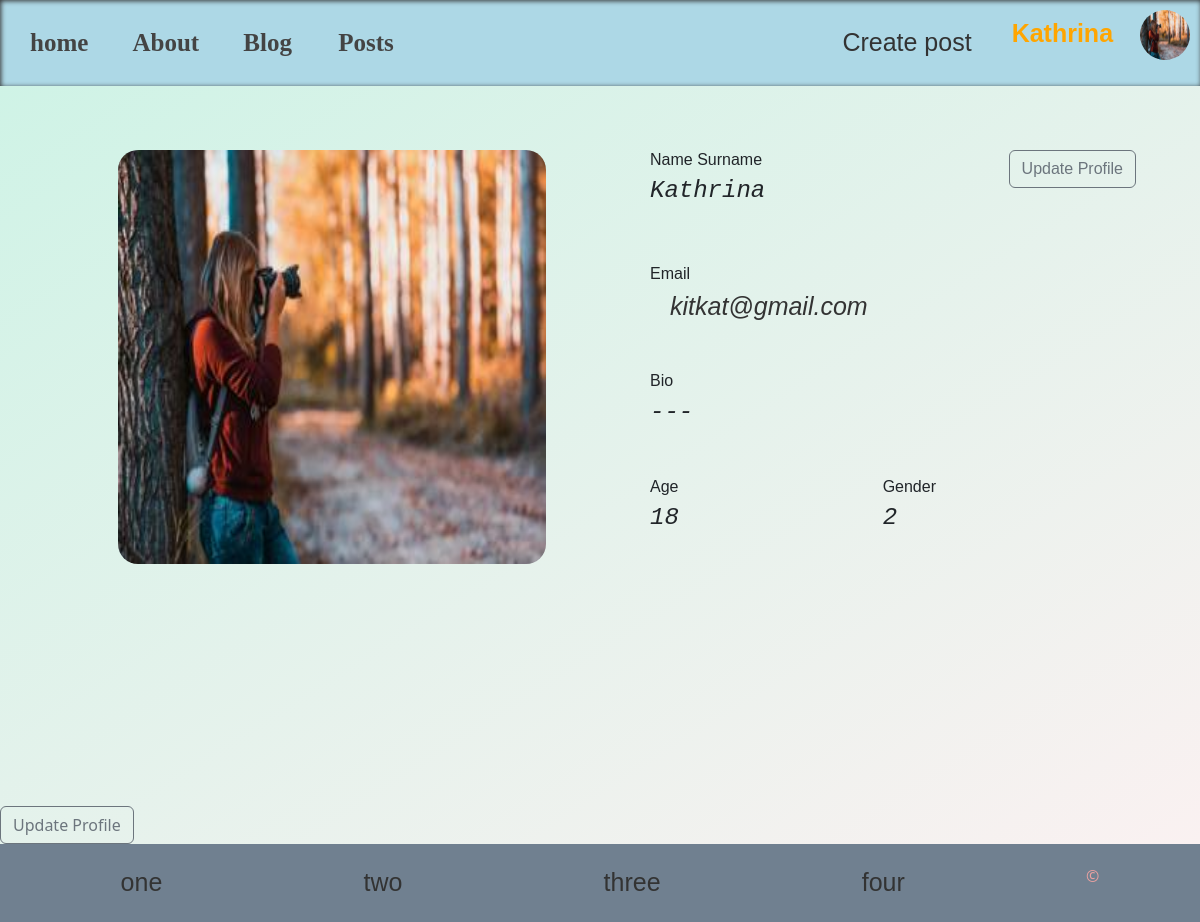
/users/profile/ (signed in), run on an earlier commit of the app's database.
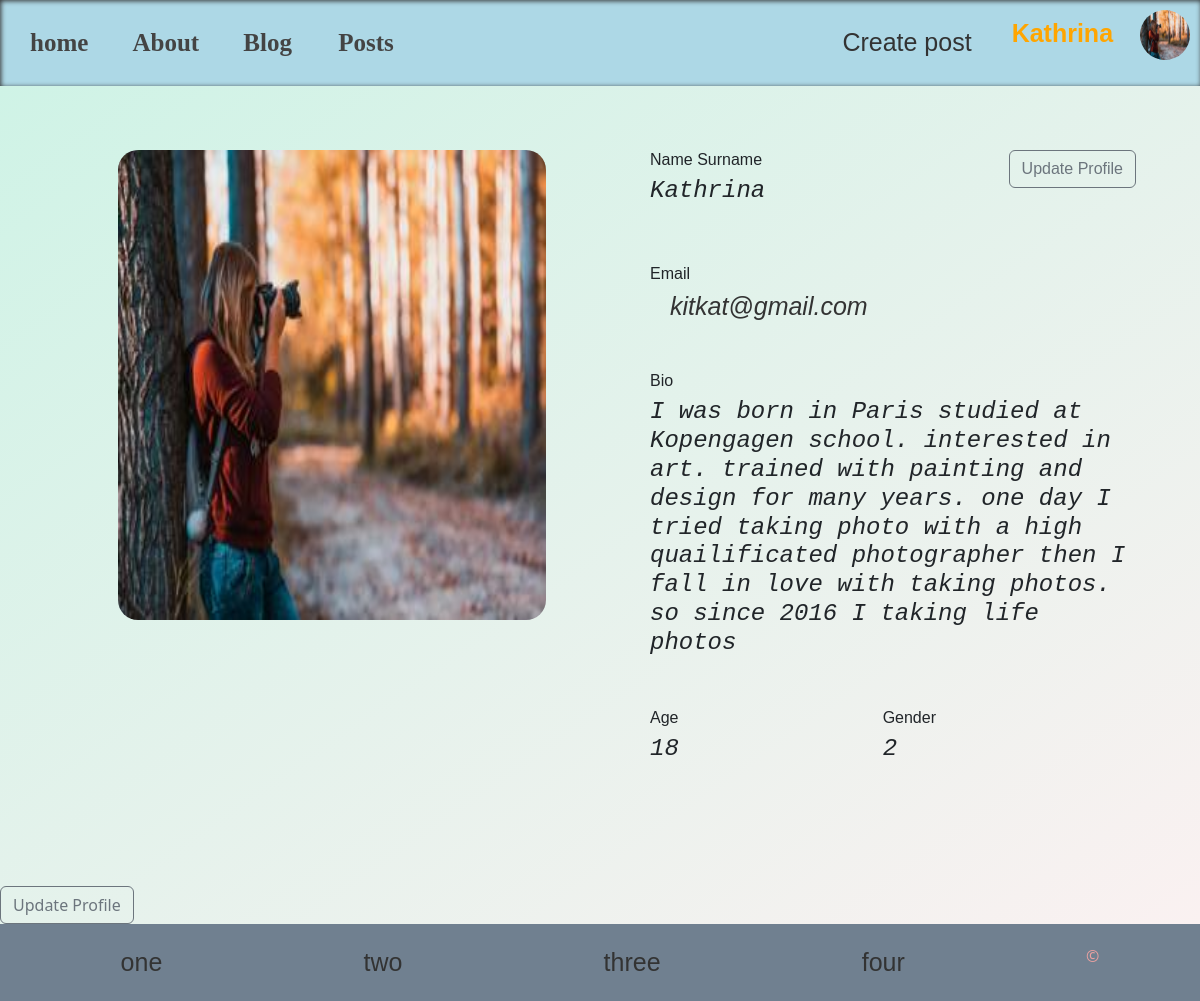
And on a later commit of the database.
### users/models.py (models this page shows, shortened)
class Profile(models.Model):
    user = models.OneToOneField(User, on_delete=models.CASCADE)
    first_name = models.CharField(max_length=100, default='')
    last_name = models.CharField(max_length=100, default='')
    bio = models.TextField(null=True, blank=True)
    image = models.ImageField(default='default.jpg', upload_to='profile_pics')
    age =  models.IntegerField( null=True, blank=True)
    gender = models.CharField(max_length=50, null=True, blank=True)

### users/views.py (the view)
# urls.py: path('profile/', profile_page, name='profile_page'),
def profile_page(request):
    profile = Profile.objects.filter(id=request.user.id).first()
    context = {'profile': profile}
    return render(request, 'profile_page.html', context)

### users/templates/profile_page.html (shortened to what this page needs)
{% extends 'base.html' %}
{% load static %}
{% block css %}
   <link rel="stylesheet" href="{% static 'styles/profile.css' %}" />
{% endblock %}
{% block content %}
    <div class="profile-intro-wrapper">
        <img src="{{ user.profile.image.url }}" alt="profile-picture" class="profile-picture-item">
        <div class="content">
            <div class="control name">
                <div class="name-left">
                    <h6>Name Surname</h6>
                    {%if profile.first_name or profile.last_name%}
                        <h4> {{ profile.first_name|title}} {{ profile.last_name|title}}</h4>
                    {% else %}
                        <h4>{{ user.username|title }}</h4>
                    {% endif %}
                </div>
                <div class="name-right">
                    {% if request.user.is_authenticated %}
                        {% if profile.id == request.user.profile.id %}
                            <a href="{% url 'update_profile_page' %}" class="btn btn-outline-secondary">Update Profile</a>
                        {% endif %}
                    {% endif %}
                </div>
            </div>
            <div class="control">
                <h6>Email</h6>
                {%if profile.user.email %}
                    <h4  ><a class="mail" href="mailto:{{ profile.user.email }} ">{{ user.email }}</a></h4>
                {%else%}
                    <h4>---</h4>
                {%endif%}
            </div>
            <div class="control">
                <h6>Bio</h6>
                {% if profile.bio %}
                    <h4 class="bio">{{ profile.bio }}</h4>
                {% else %}
                    <h4>---</h4>
                {% endif %}
            </div>
            <div class="control age-gender">
                <div class="left">
                    <h6>Age</h6>
                    <h4>{{ profile.age }}</h4>
                </div>
                <div class="right">
                    <h6>Gender</h6>
                    {%if profile.gender %}
                        <h4>{{profile.gender}}</h4>
                    {%else%}
                        <h4>---</h4>
                    {%endif%}
                </div>
            </div>
        </div>
    </div>
    <a href="{% url 'update_profile_page' %}" class="btn btn-outline-secondary">Update Profile</a>
{% endblock%}

What changed in the data, as far as the page shows it:
changed Profile: bio (not shown) → "I was born in Paris studied at Kopengagen school. interested in art. trained with painting and design for many years. one day I tried taking photo with a high quailificated photographer then I fall in love with taking photos. so since 2016 I taking life photos"
